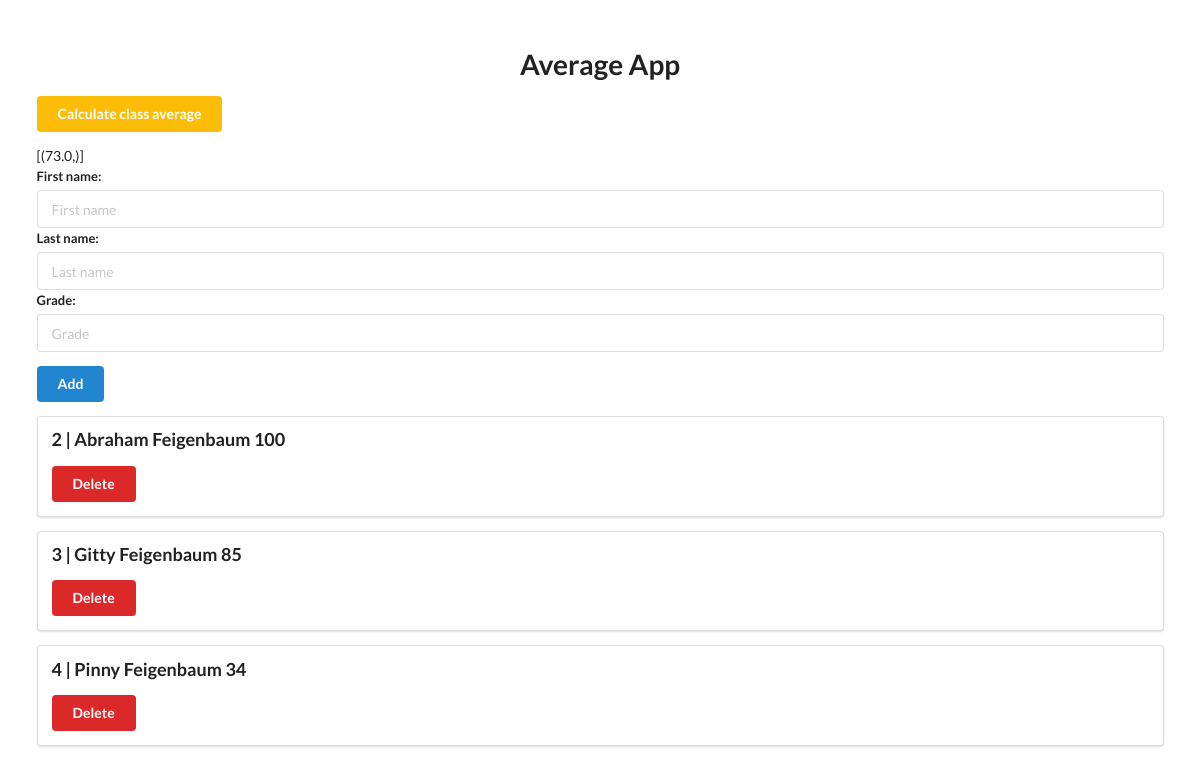
/get_average/, run on the app's committed database.
### app.py (models this page shows)
class Students(project.Model):
    StudentID = project.Column(project.Integer, primary_key=True)
    FirstName = project.Column(project.String(20))
    LastName = project.Column(project.String(30))
    Grade = project.Column(project.Integer)
    def __repr__(self):
        return f'<Student {self.StudentID}-{self.FirstName}-{self.LastName}-{self.Grade}'

### app.py (the view)
@app.get("/get_average/")
def average():
    connection_obj2 = sqlite3.connect('project.sqlite')
    cursor_obj2 = connection_obj2.cursor()
    cursor_obj2.execute('''SELECT avg(Grade) FROM STUDENTS;''')
    results = cursor_obj2.fetchall()
    connection_obj2.close()
    grade_list = []
    grade_list = project.session.query(Students).all()
    print(results)
    return render_template('base.html', results=results, grade_list=grade_list)

### templates/base.html (shortened to what this page needs)
<!DOCTYPE html>
<html lang="en">
<head>
    <link rel="stylesheet" href="https://cdn.jsdelivr.net/npm/semantic-ui@2.4.2/dist/semantic.min.css">
</head>
<body>
    <div style="margin-top: 50px;" class="ui container">
        <h1 class="ui center aligned header">
            Average App
        </h1>
        <p>
            <a class="ui yellow button" href="/get_average/">Calculate class average</a>
        </p>
        <div>{{results}}</div>
        <form class="ui form" action="/add" method="post">
            <div class="field">
                <label>First name:</label>
                <input type="text" name="fname" placeholder="First name">
                <br>
                <label>Last name:</label>
                <input type="text" name="lname" placeholder="Last name">
                <br>
                <label>Grade:</label>
                <input type="text" name="grd" placeholder="Grade">
                <br>
            </div>
            <button class="ui blue button" type="submit">Add</button>
        </form>
        {% for record in grade_list %}
                <div class="ui segment">
                    <p class="ui big header">{{record.StudentID}} | {{record.FirstName}} {{record.LastName}} {{record.Grade}}</p>
                    <a class="ui red button" href="/delete/{{record.StudentID}}">Delete</a>
                </div>
        {% endfor %}
    </div>
</body>
</html>

### data on the page
Students: StudentID "2", FirstName "Abraham", LastName "Feigenbaum", Grade "100"
Students: StudentID "3", FirstName "Gitty", LastName "Feigenbaum", Grade "85"
Students: StudentID "4", FirstName "Pinny", LastName "Feigenbaum", Grade "34"

### other printed values
{{ results }} "[(73.0,)]"
